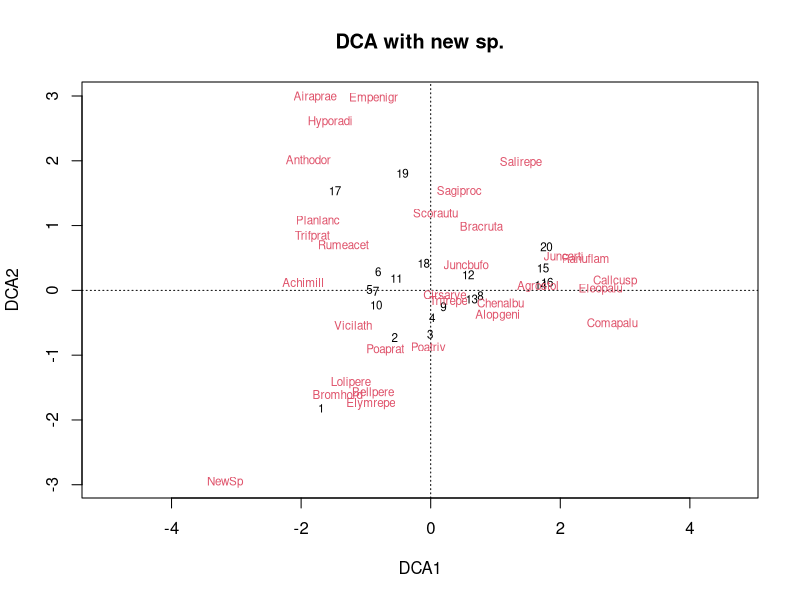
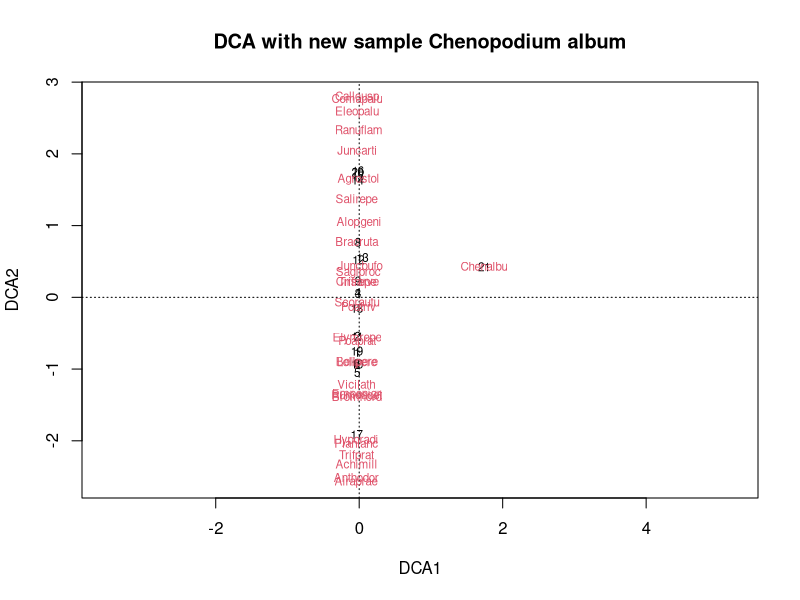
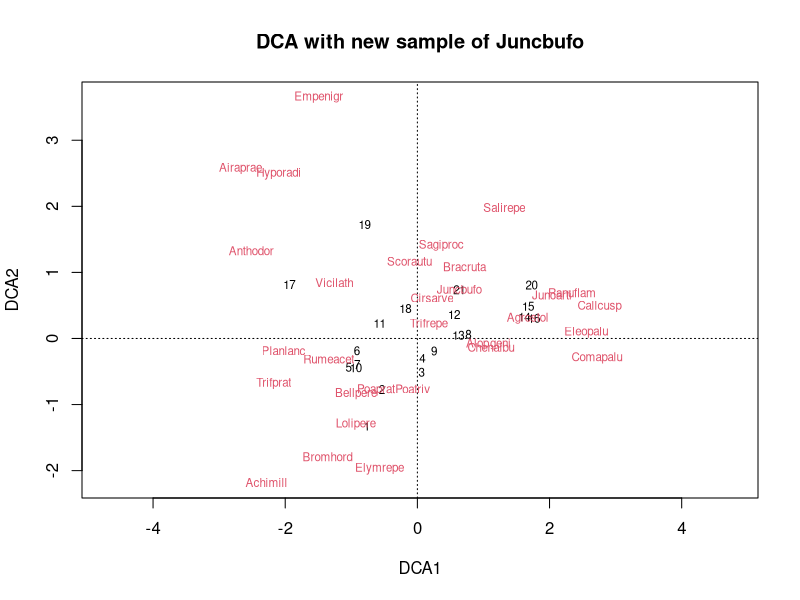
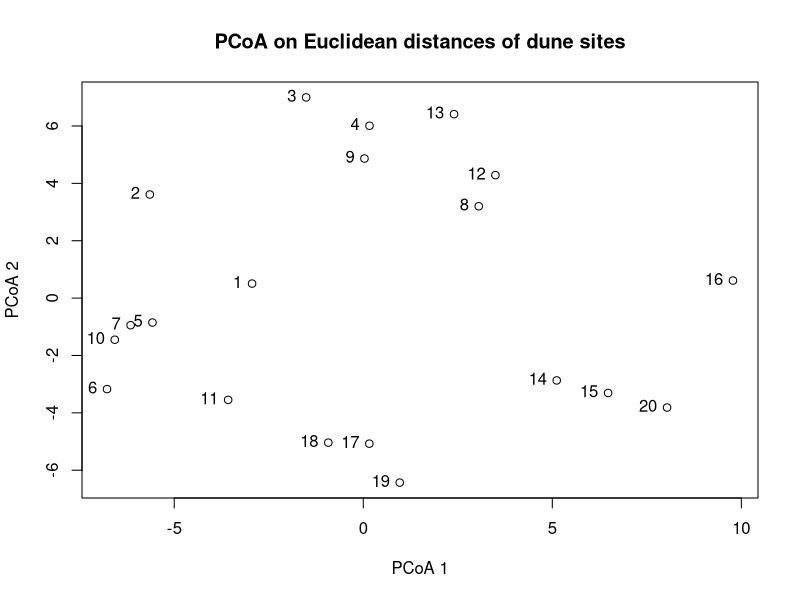
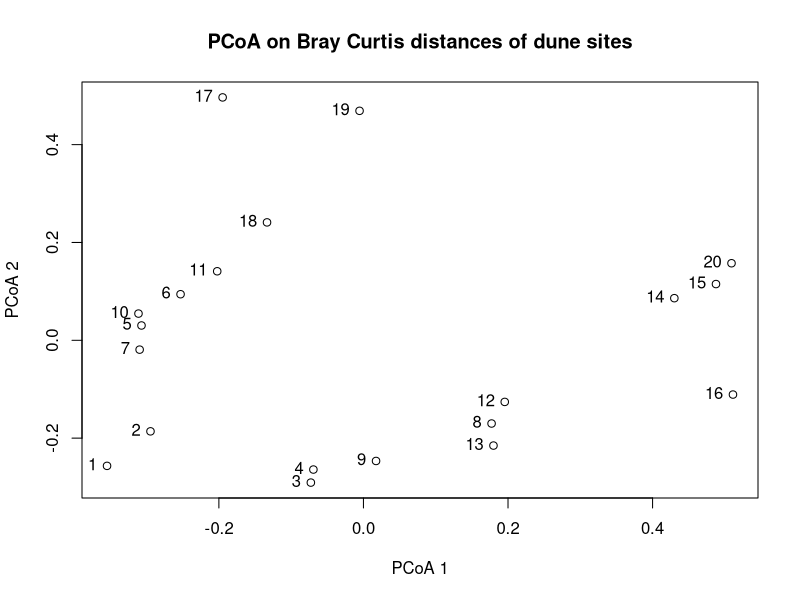
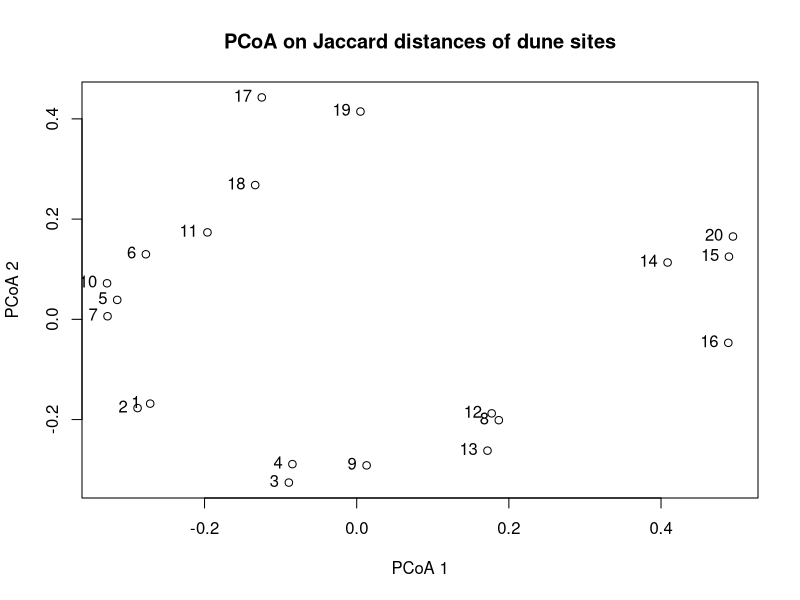
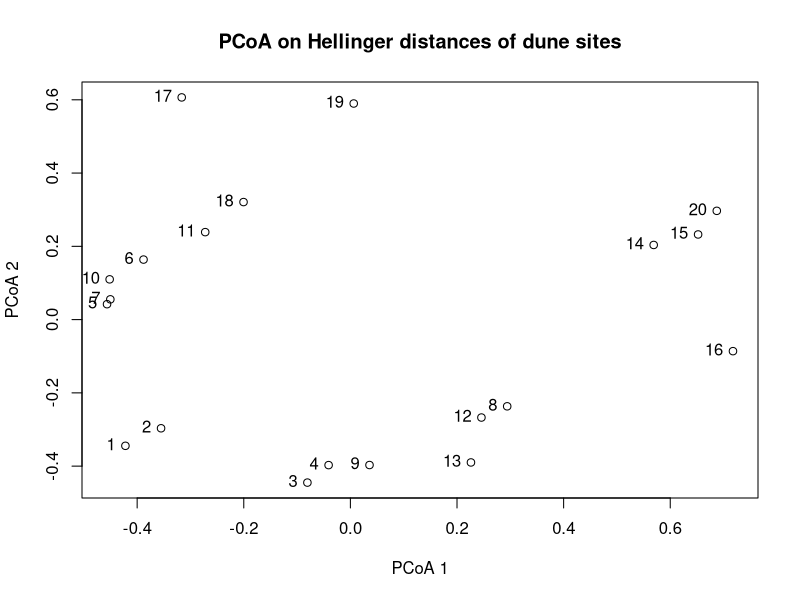
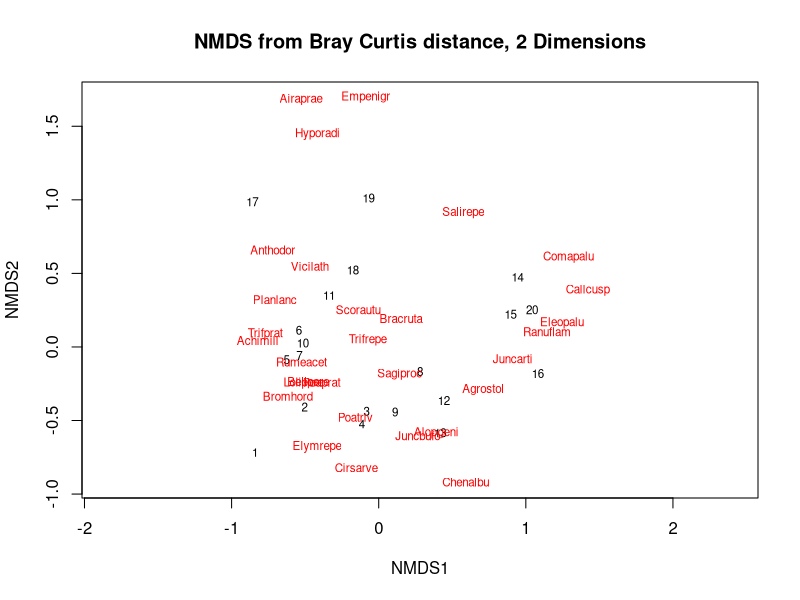

R code for these plots, in order:
## ---- chunk 1
knitr::opts_chunk$set(echo = TRUE)
library("vegan")
library("VIM") # For matrixplot
library("dplyr") 
## ---- chunk 2
data("dune")
data("dune.env")
dummy_management <-
  as.data.frame(model.matrix(~ Management - 1, data = dune.env))
#add these to the dataset
dune.env.original <-
  dune.env #we keep a copy of the original version
dune.env <-
  dune.env %>% select(A1, Moisture, Manure, Use) %>% cbind(., dummy_management)
dune.env$Moisture <-
  as.numeric(as.character(dune.env$Moisture)) #make numeric
dune.env$Manure <- as.numeric(as.character(dune.env$Manure))
dune.env$Use <- as.numeric(dune.env$Use)
#make column names shorter
dune.env <-
  dune.env %>% rename(BF = ManagementBF,
                      HF = ManagementHF,
                      NM = ManagementNM,
                      SF = ManagementSF)
## ---- chunk 3
# calculate the number of species present in each plot
rowSums(dune != 0)
# find the plot with the lowest number of species
which.min(rowSums(dune != 0))
# create a new data frame with a new species with cover degree 9 at site 1
NewSp <- c(9, rep(0, 19))
SpeciesNewSp <- data.frame(dune, NewSp)
# run a new DCA with the extra species
DCANewSp <- decorana(SpeciesNewSp)
DCANewSp
# plot the DCA
ordiplot(DCANewSp, type="text", main="DCA with new sp.")
## ---- chunk 4
# figure out the column number for Chenopodium album (abbreviated "Chenalbu")
which(colnames(dune) == "Chenalbu")
# create a new data frame with a new sample containing Chenopodium album with a cover of 9
NewSampleChen <- c(rep(0, 7), 9, rep(0, 22))
SpeciesNewSampleChen <- data.frame(rbind(dune, NewSampleChen))
# run a new DCA with the extra sample
DCANewSampleChen <- decorana(SpeciesNewSampleChen)
DCANewSampleChen
# plot the DCA
ordiplot(DCANewSampleChen, type = "text", main = "DCA with new sample Chenopodium album")
# figure out the column number for Juncbufo
which(colnames(dune) == "Juncbufo")
# create a new data frame with a new sample containing Juncbufo with a cover of 5
NewSampleJunc <- c(rep(0, 15), 5, rep(0, 14))
SpeciesNewSampleJunc <- data.frame(rbind(dune, NewSampleJunc))
# run a new DCA with the extra sample
DCANewSampleJunc <- decorana(SpeciesNewSampleJunc)
DCANewSampleJunc
# plot the DCA
ordiplot(DCANewSampleJunc, type = "text", main = "DCA with new sample of Juncbufo")
## ---- chunk 5
# generate the four distance matrices
dune.bray.distance.matrix <- vegdist(dune, method = "bray")
dune.jaccard.distance.matrix <- vegdist(dune, method = "jaccard")
dune.euclidean.distance.matrix <- vegdist(dune, method = "euclidean")
dune.hellinger.distance.matrix <- vegdist(dune, method = "hellinger")

#
# what can be accomplished with the MDS routine?
#
help(cmdscale)
#
# run an MDS using cmdscale() for each of the four distance matrices
#
dune.bray.location <- cmdscale(dune.bray.distance.matrix)
dune.jaccard.location <- cmdscale(dune.jaccard.distance.matrix)
dune.euclidean.location <- cmdscale(dune.euclidean.distance.matrix)
dune.hellinger.location <- cmdscale(dune.hellinger.distance.matrix)

#
# now take a look at some plots

plot(dune.euclidean.location, xlab = "PCoA 1", ylab = "PCoA 2")
title(main = "PCoA on Euclidean distances of dune sites")
text(
  dune.euclidean.location,
  labels = row.names(dune.euclidean.location),
  pos = 2
)
#
plot(dune.bray.location, xlab = "PCoA 1", ylab = "PCoA 2")
title(main = "PCoA on Bray Curtis distances of dune sites")
text(dune.bray.location,
     labels = row.names(dune.bray.location),
     pos = 2)
#
plot(dune.jaccard.location, xlab = "PCoA 1", ylab = "PCoA 2")
title(main = "PCoA on Jaccard distances of dune sites")
text(dune.jaccard.location,
     labels = row.names(dune.jaccard.location),
     pos = 2)
#

plot(dune.hellinger.location, xlab = "PCoA 1", ylab = "PCoA 2")
title(main = "PCoA on Hellinger distances of dune sites")
text(
  dune.hellinger.location,
  labels = row.names(dune.hellinger.location),
  pos = 2
)
## ---- chunk 6
# run NMDS with the defaults and 2 dimensions, what is the stress?
#
dune.NMDS.bray.2 <- metaMDS(dune, k = 2)
#
# run NMDS with the defaults and 3 dimensions, what is the stress ?
#
dune.NMDS.bray.3 <- metaMDS(dune, k = 3)
#
# what happens when Euclidean distances are used?
#
dune.NMDS.euclidean.2 <- metaMDS(dune, distance = "euclidean", k = 2)
#
# plot some results
#
ordiplot(dune.NMDS.bray.2, type = "text", main = "NMDS from Bray Curtis distance, 2 Dimensions")
ordiplot(dune.NMDS.euclidean.2, type = "text", main = "NMDS from Euclidean distance, 2 Dimensions")
#
# create Shepard plots to show how the stress evolves
#
stressplot(dune.NMDS.bray.2)
stressplot(dune.NMDS.euclidean.2)
#
# generate the CA and DCA results
#
dune.CA <- ca(dune)
dune.DCA <- decorana(dune)
#
# plot the CA and DCA results
#
ordiplot(dune.CA, type = "text", main = "CA on Dune Meadow data")
ordiplot(dune.DCA, type = "text", main = "DCA on Dune Meadow data")


## ---- chunk 7
#data(dune)
# Set seed for reproducibility
set.seed(111) 

# Create some outliers and missing values in a temporary dataset called mvo.dune
mvo.dune <- as.matrix(dune)
n_outl <- 5 # Give number of outliers to be created, here 5
v_outl <- 30 # Give value of the outlier(s), here 30
mvo.dune[sample(1:length(mvo.dune), n_outl, replace = FALSE)] <- v_outl # Replace some data with outliers, at random positions
mvo.dune[sample(1:length(mvo.dune), n_outl, replace = FALSE)] <- NA # Replace some data with NAs, at random positions

# Cleveland plot to inspect data
dotchart(as.matrix(mvo.dune), main = "Cleveland plot", xlab = "Observed value")

# Find data > 9, as no value should be higher than 9 in the dune meadow data set
(GT9 <- which(mvo.dune > 9, arr.ind = TRUE))

# Find missing values
(mvo_miss <- which(is.na(mvo.dune), arr.ind = TRUE))

# Two ways of visualising missing data, using the package "VIM"
aggr(as.matrix(mvo.dune))
matrixplot(mvo.dune) 
## ---- chunk 8

# Function to detect multivariate outliers via mean distance analysis
detect_outliers <- function(data, title_suffix) {
  # Calculate pairwise Euclidean distances
  dist_matrix <- vegdist(data, method = "euclidean", na.rm = TRUE)
  
  # Extract mean distance for each observation
  dist_long <- as.matrix(dist_matrix)
  mean_dist <- rowMeans(dist_long, na.rm = TRUE)
  
  # Calculate standard deviation (threshold: > 3 indicates strong outliers)
  sd_val <- sd(mean_dist)
  
  # Plot density distribution
  plot(
    density(mean_dist),
    col = "red",
    xlab = "Distance between observations",
    main = paste0("Indicative test of multivariate outliers\n", title_suffix)
  )
  legend("topright", paste("SD =", round(sd_val, 1)))
  
  return(sd_val)
}

# Apply to both datasets
sd_noisy <- detect_outliers(mvo.dune, "Data with noise")
sd_original <- detect_outliers(dune, "Original Dune Meadow data")


## ---- chunk 9
dune.ca <- ca(dune)
# goodness of fit
gf <- goodness(dune.ca, model = "CA", display = "species", choices = 1:2)
head(gf)#the values in column CA2 are the cumulative goodness of fit values over the two axes
take <- gf[,2] >= 0.4 # which species to label. Here we choose species where fitted abundance on the two axes is at least 40%
scl <- "symmetric"    # choose scaling to use

# make an empty plot
plot(dune.ca, type = "n", scaling = scl, display = c("species", "sites"))

# add points for the species
points(dune.ca, scaling = scl, display = "species", cex = 0.7, col = "red", pch = "+")

# add points for the samples
points(dune.ca, scaling = scl, display = "sites", pch = NA)

# label the samples and species points
ordipointlabel(dune.ca, display = "sites", scaling = scl, add = TRUE)
ordipointlabel(dune.ca, display = "species", scaling = scl,col = "red", cex = 0.7, add = TRUE, select = take)

#compare with the original
plot(dune.ca)
